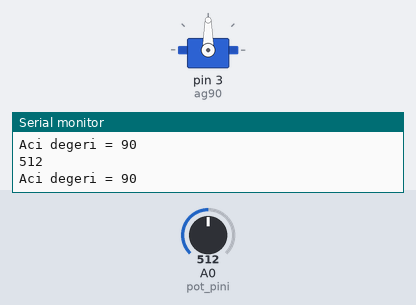
A sketch run on a simulated Arduino Uno, built with avr-gcc and run on an emulated ATmega328P. Parts: servo, the last lines printed to the serial monitor. Inputs (shaded band) come from the test bench; at power-on: A0 (pot_pini) = 512.

Above: at 1.2 s.
1.3 s: A0 (pot_pini) set to 554
At 1.6 s:
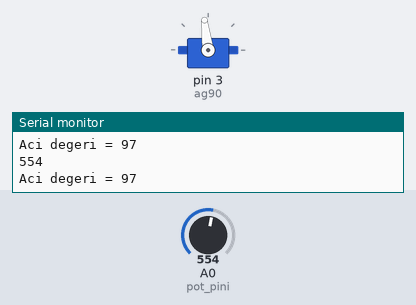
2.8 s: A0 (pot_pini) set to 583
At 3.2 s:
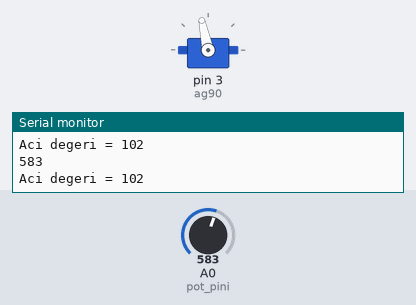
4.3 s: A0 (pot_pini) set to 987
At 5.5 s:
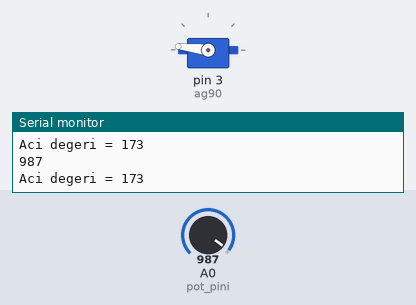
5.8 s: A0 (pot_pini) set to 1010
At 6.3 s:
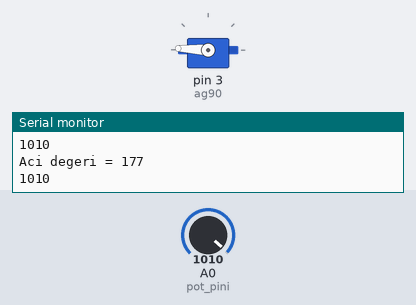
7.3 s: A0 (pot_pini) set to 900
At 8.5 s:
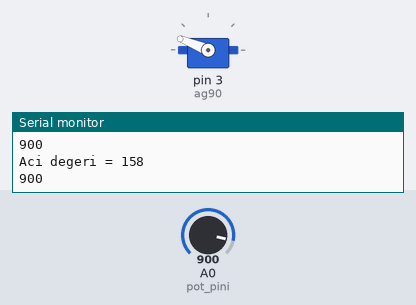
8.8 s: A0 (pot_pini) set to 306
At 9.9 s:
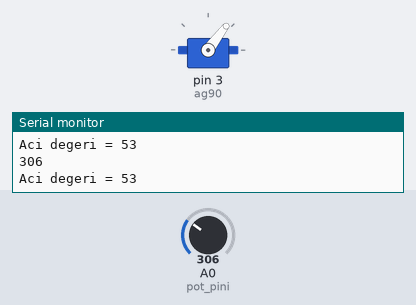
Timing chart, 0 to 11.3 s (numbered marks = the images above; inputs shaded):
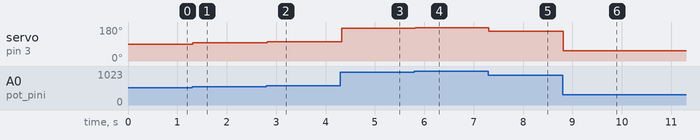

The sketch:

servo_motor.ino
```cpp
#include <Servo.h>
Servo ag90;
const byte pot_pini =A0;
int pot_deger;
void setup()
{

  Serial.begin(9600);
  ag90.attach(3);
}

void loop() {
pot_deger = analogRead(pot_pini);
Serial.println(pot_deger);
int yeni_deger=map(pot_deger , 0,1023,0,180);
ag90.write(yeni_deger);
Serial.print("Aci degeri = ");
Serial.println(yeni_deger);

}
```

Measured:
- after the input at 1.3 s, servo on pin 3 (ag90): 90° → 97° at once
- after the input at 2.8 s, servo on pin 3 (ag90): 97° → 102° at once
- after the input at 4.3 s, servo on pin 3 (ag90): 102° → 173° at once
- after the input at 5.8 s, servo on pin 3 (ag90): 173° → 177° at once
- after the input at 7.3 s, servo on pin 3 (ag90): 177° → 158° at once
- after the input at 8.8 s, servo on pin 3 (ag90): 158° → 53° at once
